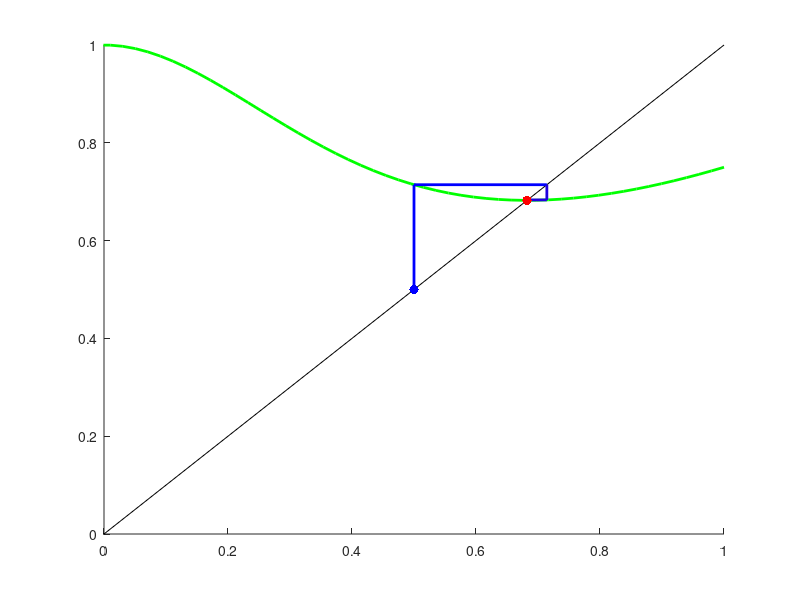

Reproduce this figure in MATLAB.
%f = @(x) 1 - x.^3; 
%f = @(x) (1 - x).^(1/3);
f = @(x) (1+2*x.^3) ./ (1 + 3*x.^2);


%f = @(x) -.5 - 1*x + 1 ./ (1 + x.^2); 
%f = @(x) -1 - 1*x + 1 ./ (1 + x.^2);
%f = @(x) 0 - .5*x + 1 ./ (1 + x.^2);

s = 1;
xs = linspace(-s,s,100);

clf;
hold on;
plot(xs([1,end]), xs([1,end]), 'k');
plot(xs([1,end]), -xs([1,end]), 'k:');

plot(xs, f(xs), 'g', 'linewidth',2);

prevx = 0.5;
niter = 8;

plot(prevx, prevx, 'b.', 'markersize',20);
for i=0:niter
    c = i/niter;
    myc = [c 0 0] + [0 0 1-c];
    plot(prevx*[1,1], [prevx, f(prevx)], 'color',myc, 'linewidth',2);
    axis(s*[0,1,0,1]);
       waitforbuttonpress
    plot([prevx, f(prevx)], f(prevx)*[1,1], 'color',myc, 'linewidth',2);
    prevx = f(prevx);
    axis(s*[0,1,0,1]);
    waitforbuttonpress
 
end
plot(prevx, prevx, 'r.', 'markersize',20);

%axis(s*[-1,1,-1,1]);